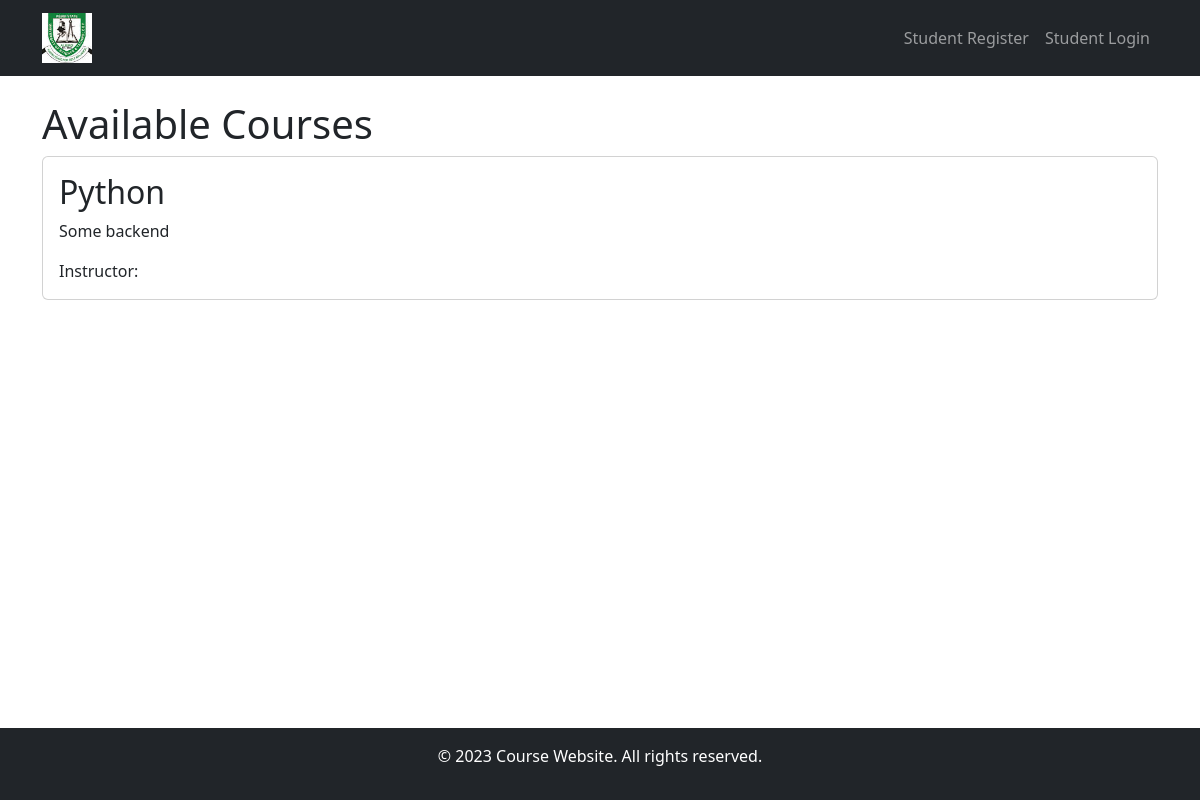
Page /courses/ on the earlier database version.
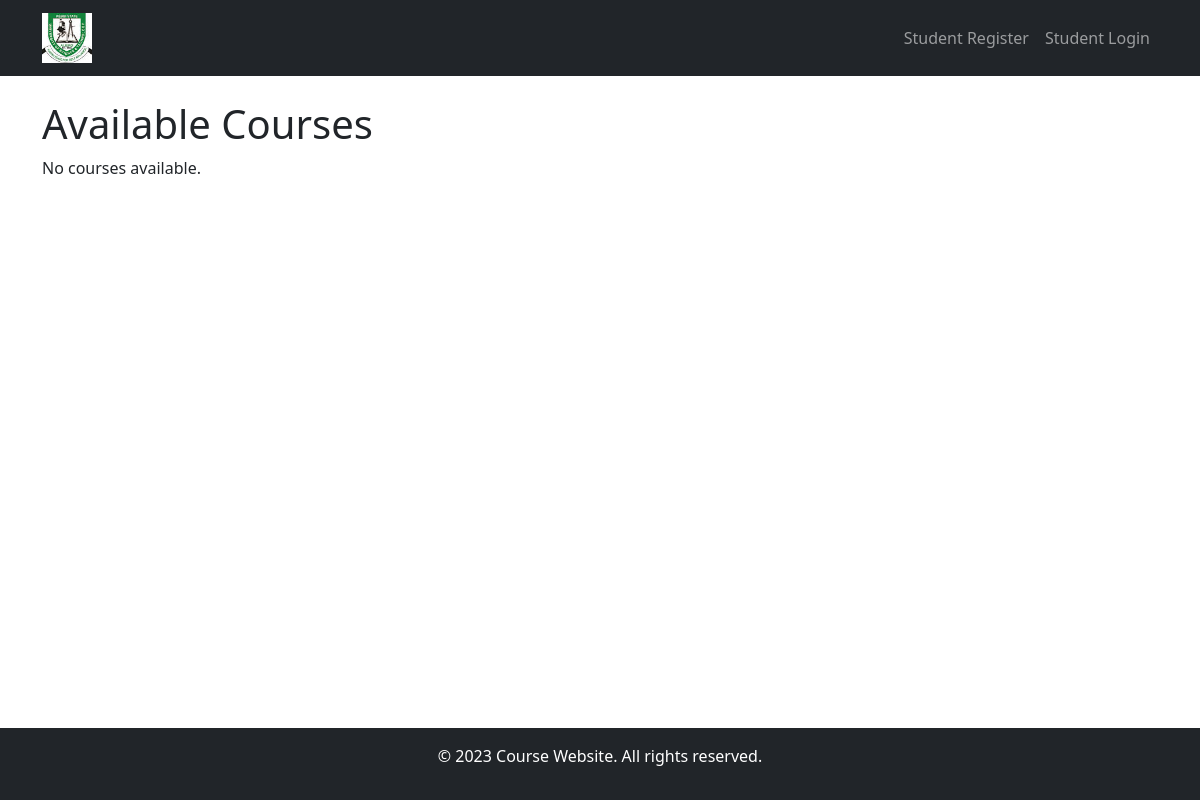
Same page on the later database version.
### courses/models.py (models this page shows, shortened)
class Course(models.Model):
    title = models.CharField(max_length=200)
    description = models.TextField()
    instructor = models.ForeignKey(Instructor, on_delete=models.CASCADE)
    students = models.ManyToManyField(Student, through='Registration')

### courses/views.py (the view)
# urls.py: path('courses/', views.CourseListView.as_view(), name='course-list'),
class CourseListView(ListView):
    model = Course
    template_name = 'courses/course_list.html'
    context_object_name = 'courses'

### courses/templates/courses/course_list.html
{% extends "courses/base.html" %}
{% block content %}
<h1>Available Courses</h1>
{% for course in courses %}
  <div class="card mb-3">
    <div class="card-body">
      <h2 class="card-title">{{ course.title }}</h2>
      <p class="card-text">{{ course.description }}</p>
      <p class="card-text">Instructor: {{ course.instructor.user.username }}</p>
    </div>
  </div>
{% empty %}
  <p>No courses available.</p>
{% endfor %}
{% endblock %}

Differences in the rows shown:
removed Course: title "Python", description "Some backend"
Other differences:
text now shown: "No courses available."
